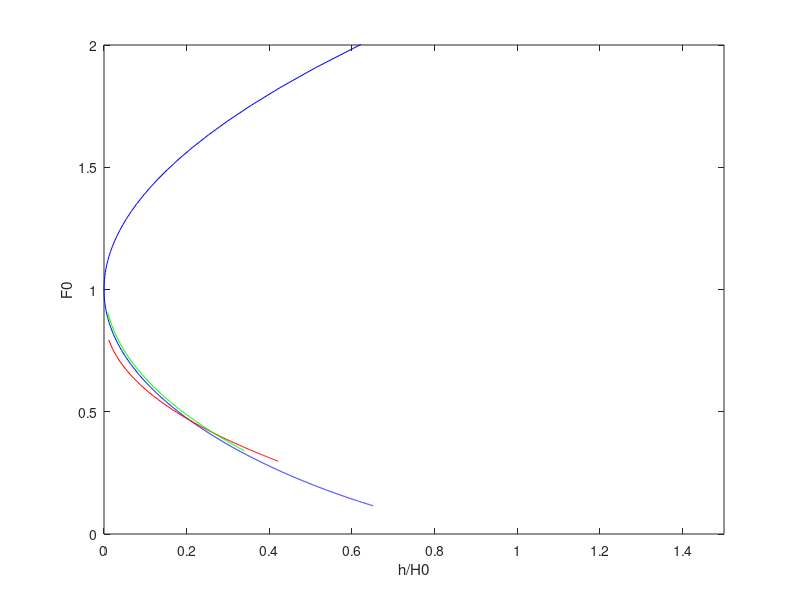

MATLAB code for this plot: (Note: this script raises an error after producing the figure.)
gd=1;
U=20;
N=0.02;

hhat=[0:0.01:1];

%continuous stratification case (Fig. 15b)
del_hat = -1/sqrt(2) * sqrt(hhat.^2 + hhat.*sqrt(hhat.^2+4));
H0_hat_strat=hhat - del_hat + acos(hhat./del_hat);
H0_crit=U/N*H0_hat_strat; %
F0_crit=1 ./ H0_hat_strat; %=U/NH=F0=1/H0_hat for Fig 15b


%single layer case (Fig. 15a)

H0_crit2 = [0:10:30000];
F0_crit2=U./sqrt(gd.*H0_crit2);
F0_crit3 = U/N./H0_crit2;
h_crit2 = H0_crit2 .* ( 1 + 0.5*F0_crit2.^2 - 1.5*F0_crit2.^(2/3) );
h_crit3 = H0_crit2 .* ( 1 + 0.5*F0_crit3.^2 - 1.5*F0_crit3.^(2/3) );
hhat_Houghton=h_crit3*N/U;


plot_case='constant_strat';
plot_case='inversion';
%plot_case='H vs h';

switch plot_case
    case 'constant_strat'

        figure
        % plot(hhat,F0_crit);
        % hold on

        %plotting here as for Fig. 15b
        plot(h_crit3*N/U,F0_crit3,'b'); %using Smith formula for F0 but with F0=U/(N*H0) - acheived by approximating
        %g' with N^2*H0 where H0=dz in N^2=g/theta * dtheta/dz
        hold on
        plot(hhat,F0_crit,'r'); %plot the original formulation for continuous stratification
        % are different but.... if multiply F0 by a factor of 0.62...
        plot(hhat_Houghton,F0_crit3*0.62,'g'); %they overlay each other almost exactly. Why 0.62???
        %is independant of N and U

        ylabel('F0=U/(N*H0)');
        xlabel('hN/U');


        set(gca,'xlim',[0 1.5]);
        set(gca,'ylim',[0 1.0]);

    case 'inversion'

        %now plot as for Fig. 15a (i.e. F0 vs. h/H0)
        figure

        %first give range of H0 values and calculate h using (16) of Smith and Sun
        plot(h_crit2./H0_crit2,F0_crit2,'b'); %using Smith formula for F0 for an inversion F0=U/sqrt(g'H0)
        %now give range of h' values and calculate H0 using (20). Note F0=1/H0' since H0' = H0*N/U
        hold on
        plot(2*hhat./H0_hat_strat,sqrt(2)*F0_crit,'r'); %plot the original formulation for continuous stratification with transformed variables
        % i.e. using Heff instead of H0 and F0=U/(N*Heff)=sqrt(2)U/(N*H0)
        
%        plot(1/(0.62^2)*hhat./H0_hat_strat,1/0.62*F0_crit,'k--');
        
        plot(hhat./H0_hat_strat/0.62,F0_crit/0.62,'g');
        
%        plot(hhat.*F0_crit,U./sqrt(gd*(1./F0_crit)),'r');
        %here are plotting hhat/H0_hat = h/H0 since H0_hat=1/F0 = N*H0/U
        % are different but.... if divide F0_crit by a factor of 0.62...
%        plot(hhat.*F0_crit/0.62,F0_crit/0.62,'g'); %they overlay each other almost exactly. Why 0.62???
        %is independant of N and U
        %

 %       plot(0.62*h_crit3./H0_crit2,F0_crit3*0.62,'k--');
        %so in order to get the critical line for the inversion case (like Fig. 15a) to match the critical line predicted using the
        %continuous stratification theory (as for 15b) the axes of 15a need to be multiplied by 0.62. So this should also be the case
        %for the critical line in Houghton (as the formulae are the same) - but then this should mean that the lines used for
        %predicting whether the jump is stationary or not and the location of the jumps could also be used for the
        %contiuous stratification case.
        
        
%         Hb_hat=H0_crit2*N/U;
%         heff_hat=Hb_hat/2 .*( 1 + 1./Hb_hat.^2 - 3/2 .*(sqrt(2)./Hb_hat).^(2/3) );
%         plot(2*heff_hat./Hb_hat,sqrt(2)*1./Hb_hat,'k--'); %is 2*heff_hat./Hb_hat because need h/Heff where Heff=Hb/2

        set(gca,'xlim',[0 1.5]);
        set(gca,'ylim',[0 2.0]);
        
        xlabel('h/H0');
        ylabel('F0');
        
        
        %%% so to transform constant stratification cases to plot in F0,h/H0 space (as for Houghton) need to halve the critical
        %%% height (height of the top of the stratification, Hb, i.e. height of dividing streamline) for the h/H0 part
        %%% and then use sqrt(2)*U/(N*Hb) as the Froude number on the y-axis. 

    case 'H vs h'

        %now plot as for Fig. 5 in Smith and Sun (i.e. Hhat vs. hhat)
        figure

        %first give range of H0 values and calculate h using (16) of Smith and Sun
        plot(h_crit2*N/U,H0_crit2*N/U,'b'); %using Smith formula for F0 for an inversion F0=U/sqrt(g'H)
        %now give range of h' values and calculate H0 using (20). Note F0=1/H0' since H0' = H0*N/U
        hold on
        %%plot(hhat.*F0_crit,F0_crit,'r'); %plot the original formulation for continuous stratification but assuming F0=U/NH
        plot(hhat,1./F0_crit,'r');
        %here are plotting hhat/H0_hat = h/H0 since H0_hat=1/F0 = N*H0/U
        % are different but.... if divide F0_crit by a factor of 0.62...
        
        
%        plot(hhat,1./(F0_crit/0.62),'g'); %not as good an overlay - but better than F0*sqrt(2)
        %BUT, H0hat-1.35 is better...
        
%%        plot(h_crit2*N/U,1/0.62*H0_crit2*N/U,'g'); 
        
        Hb=H0_crit2*N/U;
        heff_hat=Hb/2 .*( 1 + 1./Hb.^2 - 3/2 .*(sqrt(2)./Hb).^(2/3) );
%%        plot(heff_hat,Hb,'k--');
        
        Hc=H0_crit2-sqrt(2);
        Fc=U/N./Hc;
        hc = Hc .* ( 1 + 0.5*Fc.^2 - 1.5*Fc.^(2/3) );
%%        plot(hc*N/U,Hc*N/U,'b--');
        
        

%        plot(0.62*h_crit3./H0_crit2,F0_crit3*0.62,'k--');
        %so in order to get the critical line for the inversion case (like Fig. 15a) to match the critical line predicted using the
        %continuous stratification theory (as for 15b) the axes of 15a need to be multiplied by 0.62. So this should also be the case
        %for the critical line in Houghton (as the formulae are the same) - but then this should mean that the lines used for
        %predicting whether the jump is stationary or not and the location of the jumps could also be used for the
        %contiuous stratification case.

        set(gca,'xlim',[0 2.1]);
        set(gca,'ylim',[0 15.0]);


end




%by interpolating h for a given H0 are making the points fit the critical curve of Smith 87 - so is a bit pointless!
%However, the fact that the h values do not match the critical H0 values in Fig. 15b) of Smith 87 suggests that
%either that approximating those cases as continuos stratification ones is not correct (some are also plotted as a single layer
%with inversion case as in 15a ), or that the flow can choose a mountain height that it sees based on the forced H0
%for example due to a critical layer or wave breaking. One way to test whether the flow can choose a H0
%might be to examine the displacement values predicted
%by the Smith theory to see which H0 and h combination they match for.


idat=0;

%1) M6 case
idat=idat+1;
label_data(idat).dat='M6';
H_data(idat)=3500;
hhat_data(idat)=0.65;
h_data(idat)=800;
Ldat(idat)=hhat_data(idat)/h_data(idat);

%2) M7 case
idat=idat+1;
label_data(idat).dat='M7';
H_data(idat)=2200;
hhat_data(idat)=1.2;
h_data(idat)=800;
Ldat(idat)=hhat_data(idat)/h_data(idat);

%3) Boulder case
idat=idat+1;
label_data(idat).dat='Boulder';
H_data(idat)=9500;
hhat_data(idat)=0.45;
h_data(idat)=1600;
Ldat(idat)=hhat_data(idat)/h_data(idat);

%4) Windy Gap case
idat=idat+1;
label_data(idat).dat='Windy Gap';
H_data(idat)=700;
hhat_data(idat)=0.17;
h_data(idat)=100;
Ldat(idat)=hhat_data(idat)/h_data(idat);


for i=1:idat
    L=hhat_data(i)/h_data(i);
    hmax=interp1(HH,hh,H_data(i)*L)/L; %get hmax value in metres (max mountain height for given H0)
    H0=H_data(i)-hmax;
    H0 = H_data(i);
    H0=H_data(i)-1/L;  hmax=interp1(HH,hh,H0*L)/L; %get hmax value in metres (max mountain height for given H0)
    H0_max(i)=interp1(hh,HH,min([hhat_data(i) hh(end)]))/L;
    del_max(i)=interp1(hh,delL,min([hhat_data(i) hh(end)]))/L;

    F0(i)=1/L/H0;
    hx(i)=hmax*L;
    %     plot(hx(i),F0(i),'rx');
    %     text(hx(i),F0(i),label_data(i).dat);
    %     plot(hhat_data(i),1/L/H_data(i),'ro'); %original Smith formulation
    %     text(hhat_data(i),1/L/H_data(i),label_data(i).dat);
end
